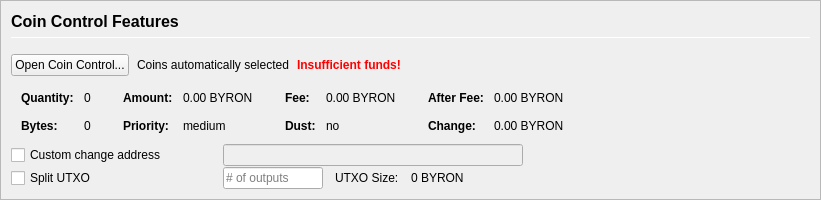
           <widget class="QFrame" name="frameCoinControl">
            <property name="sizePolicy">
             <sizepolicy hsizetype="Expanding" vsizetype="Expanding">
              <horstretch>0</horstretch>
              <verstretch>0</verstretch>
             </sizepolicy>
            </property>
            <property name="maximumSize">
             <size>
              <width>16777215</width>
              <height>16777215</height>
             </size>
            </property>
            <property name="frameShape">
             <enum>QFrame::StyledPanel</enum>
            </property>
            <property name="frameShadow">
             <enum>QFrame::Sunken</enum>
            </property>
            <layout class="QVBoxLayout" name="verticalLayoutCoinControl2">
             <property name="spacing">
              <number>0</number>
             </property>
             <property name="leftMargin">
              <number>0</number>
             </property>
             <property name="topMargin">
              <number>0</number>
             </property>
             <property name="rightMargin">
              <number>0</number>
             </property>
             <property name="bottomMargin">
              <number>0</number>
             </property>
             <item>
              <widget class="QFrame" name="frameCoinControl_BG">
               <layout class="QVBoxLayout" name="verticalLayoutCoinControl" stretch="0,0,0,0,0,0">
                <property name="spacing">
                 <number>1</number>
                </property>
                <property name="leftMargin">
                 <number>10</number>
                </property>
                <property name="topMargin">
                 <number>10</number>
                </property>
                <item>
                 <layout class="QHBoxLayout" name="horizontalLayoutCoinControl1">
                  <property name="bottomMargin">
                   <number>15</number>
                  </property>
                  <item>
                   <layout class="QVBoxLayout" name="verticalLayout_3">
                    <property name="spacing">
                     <number>6</number>
                    </property>
                    <item>
                     <widget class="QLabel" name="labelCoinControlFeatures">
                      <property name="sizePolicy">
                       <sizepolicy hsizetype="Preferred" vsizetype="Maximum">
                        <horstretch>0</horstretch>
                        <verstretch>0</verstretch>
                       </sizepolicy>
                      </property>
                      <property name="minimumSize">
                       <size>
                        <width>0</width>
                        <height>20</height>
                       </size>
                      </property>
                      <property name="font">
                       <font>
                        <pointsize>12</pointsize>
                        <weight>75</weight>
                        <bold>true</bold>
                       </font>
                      </property>
                      <property name="styleSheet">
                       <string notr="true">font-weight:bold;</string>
                      </property>
                      <property name="text">
                       <string>Coin Control Features</string>
                      </property>
                     </widget>
                    </item>
                    <item>
                     <widget class="Line" name="line">
                      <property name="minimumSize">
                       <size>
                        <width>0</width>
                        <height>1</height>
                       </size>
                      </property>
                      <property name="maximumSize">
                       <size>
                        <width>16777215</width>
                        <height>1</height>
                       </size>
                      </property>
                      <property name="orientation">
                       <enum>Qt::Horizontal</enum>
                      </property>
                     </widget>
                    </item>
                   </layout>
                  </item>
                 </layout>
                </item>
                <item>
                 <layout class="QHBoxLayout" name="horizontalLayoutCoinControl2" stretch="0,0,0,0">
                  <property name="spacing">
                   <number>8</number>
                  </property>
                  <property name="bottomMargin">
                   <number>10</number>
                  </property>
                  <item>
                   <widget class="QPushButton" name="pushButtonCoinControl">
                    <property name="styleSheet">
                     <string notr="true"/>
                    </property>
                    <property name="text">
                     <string>Open Coin Control...</string>
                    </property>
                    <property name="autoDefault">
                     <bool>false</bool>
                    </property>
                   </widget>
                  </item>
                  <item>
                   <widget class="QLabel" name="labelCoinControlAutomaticallySelected">
                    <property name="text">
                     <string>Coins automatically selected</string>
                    </property>
                    <property name="margin">
                     <number>5</number>
                    </property>
                   </widget>
                  </item>
                  <item>
                   <widget class="QLabel" name="labelCoinControlInsuffFunds">
                    <property name="font">
                     <font>
                      <weight>75</weight>
                      <bold>true</bold>
                     </font>
                    </property>
                    <property name="styleSheet">
                     <string notr="true">color:red;font-weight:bold;</string>
                    </property>
                    <property name="text">
                     <string>Insufficient funds!</string>
                    </property>
                    <property name="margin">
                     <number>5</number>
                    </property>
                   </widget>
                  </item>
                  <item>
                   <spacer name="horizontalSpacerCoinControl">
                    <property name="orientation">
                     <enum>Qt::Horizontal</enum>
                    </property>
                    <property name="sizeHint" stdset="0">
                     <size>
                      <width>40</width>
                      <height>1</height>
                     </size>
                    </property>
                   </spacer>
                  </item>
                 </layout>
                </item>
                <item>
                 <widget class="QWidget" name="widgetCoinControl" native="true">
                  <property name="sizePolicy">
                   <sizepolicy hsizetype="Preferred" vsizetype="Preferred">
                    <horstretch>0</horstretch>
                    <verstretch>0</verstretch>
                   </sizepolicy>
                  </property>
                  <property name="minimumSize">
                   <size>
                    <width>0</width>
                    <height>0</height>
                   </size>
                  </property>
                  <property name="styleSheet">
                   <string notr="true"/>
                  </property>
                  <layout class="QHBoxLayout" name="horizontalLayoutCoinControl5">
                   <property name="leftMargin">
                    <number>0</number>
                   </property>
                   <property name="topMargin">
                    <number>0</number>
                   </property>
                   <property name="rightMargin">
                    <number>0</number>
                   </property>
                   <property name="bottomMargin">
                    <number>0</number>
                   </property>
                   <item>
                    <layout class="QHBoxLayout" name="horizontalLayoutCoinControl3" stretch="0,0,0,1">
                     <property name="spacing">
                      <number>20</number>
                     </property>
                     <property name="topMargin">
                      <number>0</number>
                     </property>
                     <property name="bottomMargin">
                      <number>10</number>
                     </property>
                     <item>
                      <layout class="QFormLayout" name="formLayoutCoinControl1">
                       <property name="horizontalSpacing">
                        <number>10</number>
                       </property>
                       <property name="verticalSpacing">
                        <number>14</number>
                       </property>
                       <property name="leftMargin">
                        <number>10</number>
                       </property>
                       <property name="topMargin">
                        <number>4</number>
                       </property>
                       <property name="rightMargin">
                        <number>6</number>
                       </property>
                       <item row="0" column="0">
                        <widget class="QLabel" name="labelCoinControlQuantityText">
                         <property name="font">
                          <font>
                           <weight>75</weight>
                           <bold>true</bold>
                          </font>
                         </property>
                         <property name="text">
                          <string>Quantity:</string>
                         </property>
                         <property name="margin">
                          <number>0</number>
                         </property>
                        </widget>
                       </item>
                       <item row="0" column="1">
                        <widget class="QLabel" name="labelCoinControlQuantity">
                         <property name="cursor">
                          <cursorShape>IBeamCursor</cursorShape>
                         </property>
                         <property name="contextMenuPolicy">
                          <enum>Qt::ActionsContextMenu</enum>
                         </property>
                         <property name="text">
                          <string notr="true">0</string>
                         </property>
                         <property name="margin">
                          <number>0</number>
                         </property>
                         <property name="textInteractionFlags">
                          <set>Qt::LinksAccessibleByMouse|Qt::TextSelectableByKeyboard|Qt::TextSelectableByMouse</set>
                         </property>
                        </widget>
                       </item>
                       <item row="1" column="0">
                        <widget class="QLabel" name="labelCoinControlBytesText">
                         <property name="font">
                          <font>
                           <weight>75</weight>
                           <bold>true</bold>
                          </font>
                         </property>
                         <property name="text">
                          <string>Bytes:</string>
                         </property>
                        </widget>
                       </item>
                       <item row="1" column="1">
                        <widget class="QLabel" name="labelCoinControlBytes">
                         <property name="cursor">
                          <cursorShape>IBeamCursor</cursorShape>
                         </property>
                         <property name="contextMenuPolicy">
                          <enum>Qt::ActionsContextMenu</enum>
                         </property>
                         <property name="text">
                          <string notr="true">0</string>
                         </property>
                         <property name="textInteractionFlags">
                          <set>Qt::LinksAccessibleByMouse|Qt::TextSelectableByKeyboard|Qt::TextSelectableByMouse</set>
                         </property>
                        </widget>
                       </item>
                      </layout>
                     </item>
                     <item>
                      <layout class="QFormLayout" name="formLayoutCoinControl2">
                       <property name="horizontalSpacing">
                        <number>10</number>
                       </property>
                       <property name="verticalSpacing">
                        <number>14</number>
                       </property>
                       <property name="leftMargin">
                        <number>6</number>
                       </property>
                       <property name="topMargin">
                        <number>4</number>
                       </property>
                       <property name="rightMargin">
                        <number>6</number>
                       </property>
                       <item row="0" column="0">
                        <widget class="QLabel" name="labelCoinControlAmountText">
                         <property name="font">
                          <font>
                           <weight>75</weight>
                           <bold>true</bold>
                          </font>
                         </property>
                         <property name="text">
                          <string>Amount:</string>
                         </property>
                         <property name="margin">
                          <number>0</number>
                         </property>
                        </widget>
                       </item>
                       <item row="0" column="1">
                        <widget class="QLabel" name="labelCoinControlAmount">
                         <property name="cursor">
                          <cursorShape>IBeamCursor</cursorShape>
                         </property>
                         <property name="contextMenuPolicy">
                          <enum>Qt::ActionsContextMenu</enum>
                         </property>
                         <property name="text">
                          <string notr="true">0.00 BYRON</string>
                         </property>
                         <property name="textInteractionFlags">
                          <set>Qt::LinksAccessibleByMouse|Qt::TextSelectableByKeyboard|Qt::TextSelectableByMouse</set>
                         </property>
                        </widget>
                       </item>
                       <item row="1" column="0">
                        <widget class="QLabel" name="labelCoinControlPriorityText">
                         <property name="font">
                          <font>
                           <weight>75</weight>
                           <bold>true</bold>
                          </font>
                         </property>
                         <property name="text">
                          <string>Priority:</string>
                         </property>
                        </widget>
                       </item>
                       <item row="1" column="1">
                        <widget class="QLabel" name="labelCoinControlPriority">
                         <property name="cursor">
                          <cursorShape>IBeamCursor</cursorShape>
                         </property>
                         <property name="contextMenuPolicy">
                          <enum>Qt::ActionsContextMenu</enum>
                         </property>
                         <property name="text">
                          <string>medium</string>
                         </property>
                         <property name="textInteractionFlags">
                          <set>Qt::LinksAccessibleByMouse|Qt::TextSelectableByKeyboard|Qt::TextSelectableByMouse</set>
                         </property>
                        </widget>
                       </item>
                      </layout>
                     </item>
                     <item>
                      <layout class="QFormLayout" name="formLayoutCoinControl3">
                       <property name="horizontalSpacing">
                        <number>10</number>
                       </property>
                       <property name="verticalSpacing">
                        <number>14</number>
                       </property>
                       <property name="leftMargin">
                        <number>6</number>
                       </property>
                       <property name="topMargin">
                        <number>4</number>
                       </property>
                       <property name="rightMargin">
                        <number>6</number>
                       </property>
                       <item row="0" column="0">
                        <widget class="QLabel" name="labelCoinControlFeeText">
                         <property name="font">
                          <font>
                           <weight>75</weight>
                           <bold>true</bold>
                          </font>
                         </property>
                         <property name="text">
                          <string>Fee:</string>
                         </property>
                         <property name="margin">
                          <number>0</number>
                         </property>
                        </widget>
                       </item>
                       <item row="0" column="1">
                        <widget class="QLabel" name="labelCoinControlFee">
                         <property name="cursor">
                          <cursorShape>IBeamCursor</cursorShape>
                         </property>
                         <property name="contextMenuPolicy">
                          <enum>Qt::ActionsContextMenu</enum>
                         </property>
                         <property name="text">
                          <string notr="true">0.00 BYRON</string>
                         </property>
                         <property name="textInteractionFlags">
                          <set>Qt::LinksAccessibleByMouse|Qt::TextSelectableByKeyboard|Qt::TextSelectableByMouse</set>
                         </property>
                        </widget>
                       </item>
                       <item row="1" column="0">
                        <widget class="QLabel" name="labelCoinControlLowOutputText">
                         <property name="font">
                          <font>
                           <weight>75</weight>
                           <bold>true</bold>
                          </font>
                         </property>
                         <property name="text">
                          <string>Dust:</string>
                         </property>
                        </widget>
                       </item>
                       <item row="1" column="1">
                        <widget class="QLabel" name="labelCoinControlLowOutput">
                         <property name="cursor">
                          <cursorShape>IBeamCursor</cursorShape>
                         </property>
                         <property name="contextMenuPolicy">
                          <enum>Qt::ActionsContextMenu</enum>
                         </property>
                         <property name="text">
                          <string>no</string>
                         </property>
                         <property name="textInteractionFlags">
                          <set>Qt::LinksAccessibleByMouse|Qt::TextSelectableByKeyboard|Qt::TextSelectableByMouse</set>
                         </property>
                        </widget>
                       </item>
                      </layout>
                     </item>
                     <item>
                      <layout class="QFormLayout" name="formLayoutCoinControl4">
                       <property name="horizontalSpacing">
                        <number>10</number>
                       </property>
                       <property name="verticalSpacing">
                        <number>14</number>
                       </property>
                       <property name="leftMargin">
                        <number>6</number>
                       </property>
                       <property name="topMargin">
                        <number>4</number>
                       </property>
                       <property name="rightMargin">
                        <number>6</number>
                       </property>
                       <item row="0" column="0">
                        <widget class="QLabel" name="labelCoinControlAfterFeeText">
                         <property name="font">
                          <font>
                           <weight>75</weight>
                           <bold>true</bold>
                          </font>
                         </property>
                         <property name="text">
                          <string>After Fee:</string>
                         </property>
                         <property name="margin">
                          <number>0</number>
                         </property>
                        </widget>
                       </item>
                       <item row="0" column="1">
                        <widget class="QLabel" name="labelCoinControlAfterFee">
                         <property name="cursor">
                          <cursorShape>IBeamCursor</cursorShape>
                         </property>
                         <property name="contextMenuPolicy">
                          <enum>Qt::ActionsContextMenu</enum>
                         </property>
                         <property name="text">
                          <string notr="true">0.00 BYRON</string>
                         </property>
                         <property name="textInteractionFlags">
                          <set>Qt::LinksAccessibleByMouse|Qt::TextSelectableByKeyboard|Qt::TextSelectableByMouse</set>
                         </property>
                        </widget>
                       </item>
                       <item row="1" column="0">
                        <widget class="QLabel" name="labelCoinControlChangeText">
                         <property name="font">
                          <font>
                           <weight>75</weight>
                           <bold>true</bold>
                          </font>
                         </property>
                         <property name="text">
                          <string>Change:</string>
                         </property>
                        </widget>
                       </item>
                       <item row="1" column="1">
                        <widget class="QLabel" name="labelCoinControlChange">
                         <property name="cursor">
                          <cursorShape>IBeamCursor</cursorShape>
                         </property>
                         <property name="contextMenuPolicy">
                          <enum>Qt::ActionsContextMenu</enum>
                         </property>
                         <property name="text">
                          <string notr="true">0.00 BYRON</string>
                         </property>
                         <property name="textInteractionFlags">
                          <set>Qt::LinksAccessibleByMouse|Qt::TextSelectableByKeyboard|Qt::TextSelectableByMouse</set>
                         </property>
                        </widget>
                       </item>
                      </layout>
                     </item>
                    </layout>
                   </item>
                  </layout>
                 </widget>
                </item>
                <item>
                 <layout class="QHBoxLayout" name="horizontalLayoutCoinControl4">
                  <property name="spacing">
                   <number>12</number>
                  </property>
                  <property name="sizeConstraint">
                   <enum>QLayout::SetDefaultConstraint</enum>
                  </property>
                  <property name="topMargin">
                   <number>0</number>
                  </property>
                  <property name="rightMargin">
                   <number>0</number>
                  </property>
                  <item>
                   <widget class="QCheckBox" name="checkBoxCoinControlChange">
                    <property name="sizePolicy">
                     <sizepolicy hsizetype="Preferred" vsizetype="Preferred">
                      <horstretch>0</horstretch>
                      <verstretch>0</verstretch>
                     </sizepolicy>
                    </property>
                    <property name="minimumSize">
                     <size>
                      <width>200</width>
                      <height>0</height>
                     </size>
                    </property>
                    <property name="maximumSize">
                     <size>
                      <width>200</width>
                      <height>16777215</height>
                     </size>
                    </property>
                    <property name="toolTip">
                     <string>If this is activated, but the change address is empty or invalid, change will be sent to a newly generated address.</string>
                    </property>
                    <property name="text">
                     <string>Custom change address</string>
                    </property>
                   </widget>
                  </item>
                  <item>
                   <widget class="QValidatedLineEdit" name="lineEditCoinControlChange">
                    <property name="enabled">
                     <bool>false</bool>
                    </property>
                    <property name="sizePolicy">
                     <sizepolicy hsizetype="Preferred" vsizetype="Preferred">
                      <horstretch>0</horstretch>
                      <verstretch>0</verstretch>
                     </sizepolicy>
                    </property>
                    <property name="minimumSize">
                     <size>
                      <width>300</width>
                      <height>0</height>
                     </size>
                    </property>
                   </widget>
                  </item>
                  <item>
                   <widget class="QLabel" name="labelCoinControlChangeLabel">
                    <property name="sizePolicy">
                     <sizepolicy hsizetype="Preferred" vsizetype="Preferred">
                      <horstretch>0</horstretch>
                      <verstretch>0</verstretch>
                     </sizepolicy>
                    </property>
                    <property name="minimumSize">
                     <size>
                      <width>100</width>
                      <height>0</height>
                     </size>
                    </property>
                    <property name="text">
                     <string/>
                    </property>
                    <property name="margin">
                     <number>3</number>
                    </property>
                   </widget>
                  </item>
                 </layout>
                </item>
                <item>
                 <layout class="QHBoxLayout" name="horizontalLayoutCoinControl6">
                  <property name="spacing">
                   <number>12</number>
                  </property>
                  <property name="rightMargin">
                   <number>0</number>
                  </property>
                  <item>
                   <widget class="QCheckBox" name="splitBlockCheckBox">
                    <property name="sizePolicy">
                     <sizepolicy hsizetype="Preferred" vsizetype="Preferred">
                      <horstretch>0</horstretch>
                      <verstretch>0</verstretch>
                     </sizepolicy>
                    </property>
                    <property name="minimumSize">
                     <size>
                      <width>200</width>
                      <height>0</height>
                     </size>
                    </property>
                    <property name="maximumSize">
                     <size>
                      <width>200</width>
                      <height>16777215</height>
                     </size>
                    </property>
                    <property name="text">
                     <string>Split UTXO</string>
                    </property>
                   </widget>
                  </item>
                  <item>
                   <widget class="QLineEdit" name="splitBlockLineEdit">
                    <property name="sizePolicy">
                     <sizepolicy hsizetype="Preferred" vsizetype="Preferred">
                      <horstretch>50</horstretch>
                      <verstretch>0</verstretch>
                     </sizepolicy>
                    </property>
                    <property name="minimumSize">
                     <size>
                      <width>100</width>
                      <height>0</height>
                     </size>
                    </property>
                    <property name="maximumSize">
                     <size>
                      <width>100</width>
                      <height>16777215</height>
                     </size>
                    </property>
                    <property name="placeholderText">
                     <string># of outputs</string>
                    </property>
                   </widget>
                  </item>
                  <item>
                   <widget class="QLabel" name="labelBlockSizeText">
                    <property name="text">
                     <string>UTXO Size:</string>
                    </property>
                   </widget>
                  </item>
                  <item>
                   <widget class="QLabel" name="labelBlockSize">
                    <property name="text">
                     <string>0 BYRON</string>
                    </property>
                   </widget>
                  </item>
                  <item>
                   <spacer name="horizontalSpacer_7">
                    <property name="orientation">
                     <enum>Qt::Horizontal</enum>
                    </property>
                    <property name="sizeHint" stdset="0">
                     <size>
                      <width>40</width>
                      <height>20</height>
                     </size>
                    </property>
                   </spacer>
                  </item>
                 </layout>
                </item>
                <item>
                 <spacer name="verticalSpacerCoinControl">
                  <property name="orientation">
                   <enum>Qt::Vertical</enum>
                  </property>
                  <property name="sizeHint" stdset="0">
                   <size>
                    <width>800</width>
                    <height>1</height>
                   </size>
                  </property>
                 </spacer>
                </item>
               </layout>
              </widget>
             </item>
            </layout>
           </widget>
